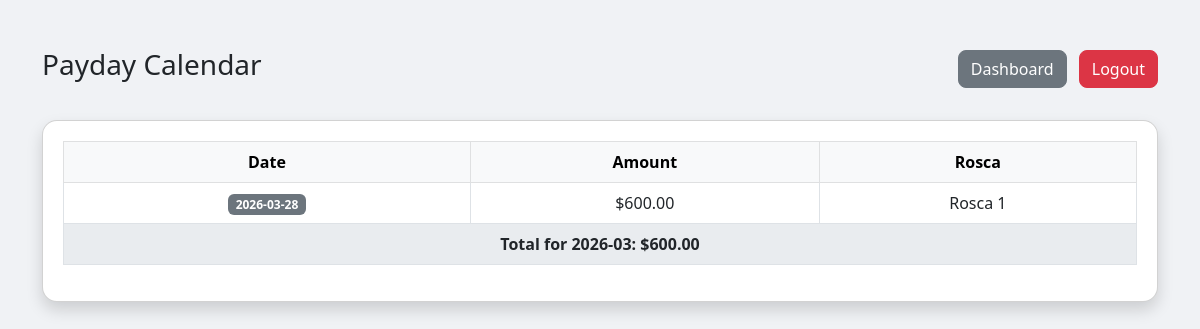
Page /payday (signed in) on the committed database.
### app.py (models this page shows)
class Payday(db.Model):
    id = db.Column(db.Integer, primary_key=True)
    user_id = db.Column(db.Integer, db.ForeignKey('user.id'), nullable=False)
    date = db.Column(db.String(20))  # YYYY-MM-DD
    amount = db.Column(db.Float)
    rosca_value = db.Column(db.Integer, nullable=False, default=1)
    user_obj = db.relationship('User', backref=db.backref('payday_entries', lazy=True))

### app.py (the view)
@app.route('/payday')
def payday():
    if 'user_id' not in session:
        return redirect(url_for('login'))
    users = User.query.filter_by(is_admin=False).all() if session.get('is_admin') else []
    if session.get('is_admin'):
        paydays = Payday.query.all()
    else:
        paydays = Payday.query.filter_by(user_id=session['user_id']).all()
    return render_template('payday.html', paydays=paydays, username=session['username'], users=users, now=datetime.now())

### templates/payday.html (shortened to what this page needs)
<!doctype html>
<html lang="en">
  <head>
    <link
      href="https://cdn.jsdelivr.net/npm/bootstrap@5.3.0/dist/css/bootstrap.min.css"
      rel="stylesheet"
    />
  </head>
  <body>
    <div class="container mt-5">
      <div class="d-flex justify-content-between align-items-center mb-4">
        <h3>Payday Calendar</h3>
        <div>
          <a href="/dashboard" class="btn btn-secondary me-2">Dashboard</a>
          <a href="/logout" class="btn btn-danger">Logout</a>
        </div>
      </div>
      <div class="card shadow">
        <table class="table table-bordered table-hover">
          <thead class="table-light">
            <tr>
              <th>Date</th>
              <th>Amount</th>
              <th>Rosca</th>
            </tr>
          </thead>
          <tbody>
            {% if paydays %} {% set monthly_totals = {} %} {% for payday in
            paydays %} {% set month = payday.date[:7] %}
            payday.amount}) %} {% set today_str = now.strftime('%Y-%m-%d') %}
            <tr>
              <td>
                {% if payday.date >= today_str %}
                <span class="badge badge-upcoming">{{payday.date}}</span>
                {% else %}
                <span class="badge badge-past">{{payday.date}}</span>
                {% endif %}
              </td>
              <td>${{ '%.2f'|format(payday.amount) }}</td>
              <td>
                {% if payday.rosca_value == 1 %} Rosca 1 {% elif
                payday.rosca_value == 2 %} Rosca 2 {% else %} - {% endif %}
              </td>
            </tr>
            {% endfor %}
            {% for month, total in monthly_totals.items() %}
            <tr class="total-row">
              <td colspan="{% if session.is_admin %}5{% else %}3{% endif %}">
                Total for {{month}}: ${{ '%.2f'|format(total) }}
              </td>
            </tr>
            {% endfor %} {% endif %}
          </tbody>
        </table>
      </div>
    </div>
  </body>
</html>

### templates/payday.html (style rules this page uses)
body { background-color: #f0f2f5; font-family: "Segoe UI", Tahoma, Geneva, Verdana, sans-serif; }
.card { border-radius: 15px; margin-top: 30px; padding: 20px; }
table th, table td { vertical-align: middle; text-align: center; }
.btn { border-radius: 8px; }
.badge-past { background-color: #6c757d; color: white; }
.total-row td { font-weight: bold; background-color: #e9ecef; }

### rows in the picture
Payday: date "2026-03-28", amount "600.00", rosca_value "Rosca 1"

### other values in the picture
{{ month }} "2026-03"
{{ '%.2f'|format(total) }} "600.00"
